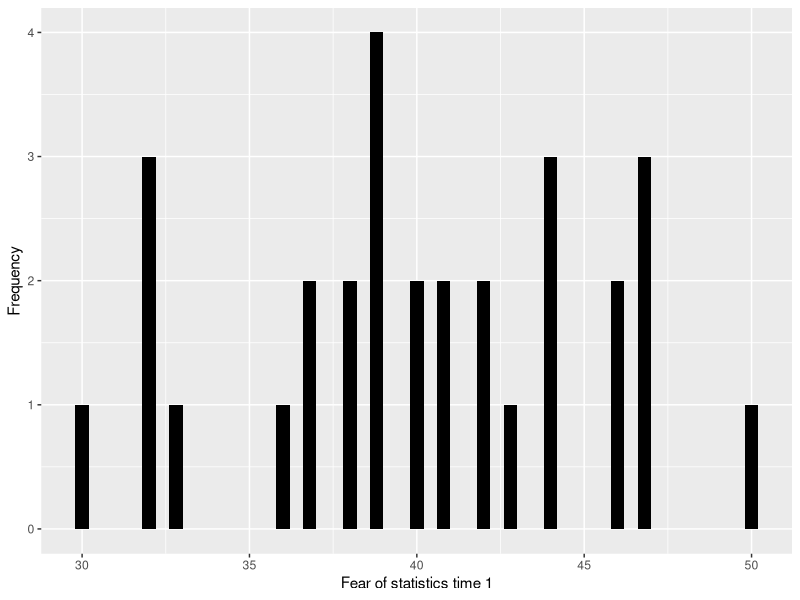
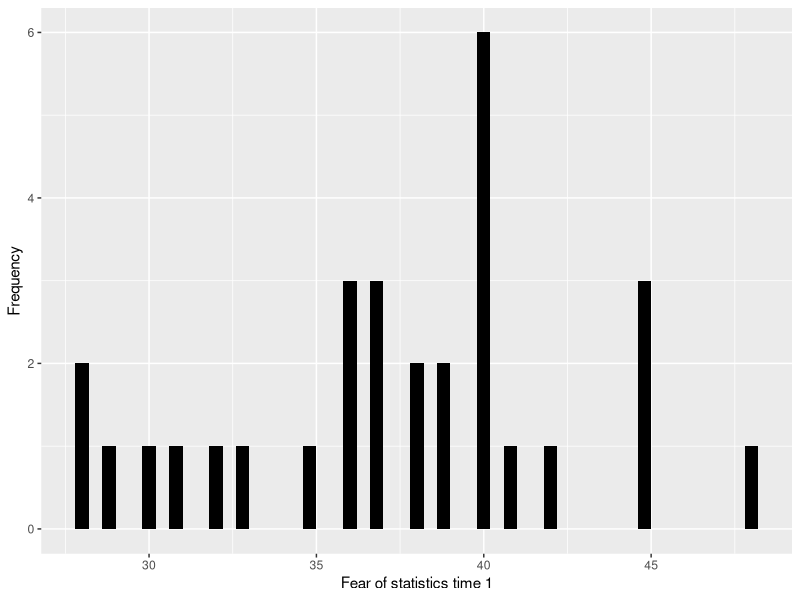
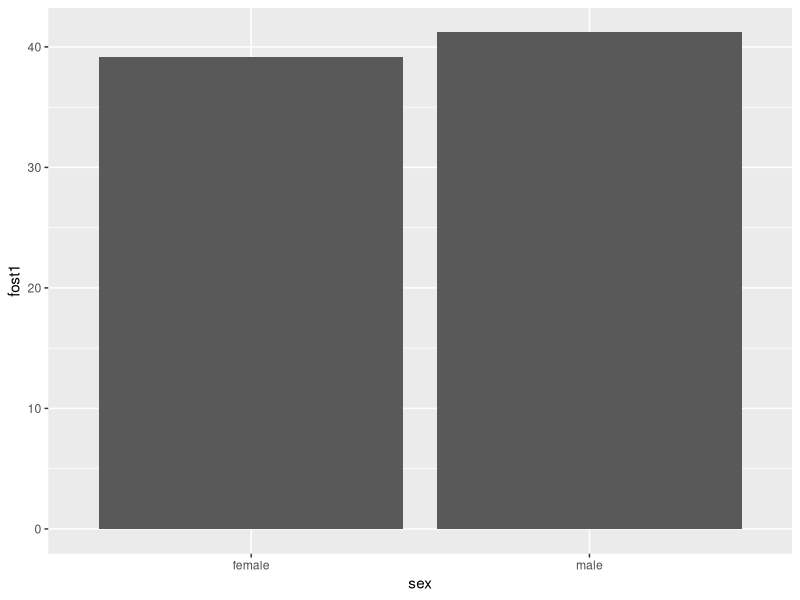

These figures' R source, in order:
library("rstudioapi")
setwd(dirname(getActiveDocumentContext()$path))
install_packages <- function(pkg) { 
  
  # Install package if it is not already
  if (!(pkg %in% installed.packages()[, "Package"])){ 
    
    install.packages(pkg, repos='http://cran.us.r-project.org')
  }
  
  library(pkg, character.only = TRUE)
  
} # end installPackages()

#Create the list of packages we need
pkg_list = c("tidyverse")
#Call our function passing it the list of packages
lapply(pkg_list, install_packages)
#NOTE: Once installed we could just load tidyverse using the library command - library(tidyverse)
experimData <- read.delim("experim.dat",  header = TRUE, sep = " ")
#Hygiene by gender, here we let ggplot output some info for the legend
histogram <- ggplot(experimData, aes(x=fost1)) 
histogram + geom_histogram(fill="black",binwidth = 0.4) + labs(x = "Fear of statistics time 1", y = "Frequency")

histogram <- ggplot(experimData, aes(x=fost2)) 
histogram + geom_histogram(fill="black",binwidth = 0.4) + labs(x = "Fear of statistics time 1", y = "Frequency")


#barplot by gender 
bar <- ggplot(experimData, aes(sex, fost1))
bar + stat_summary(fun.y=mean, geom="bar")
